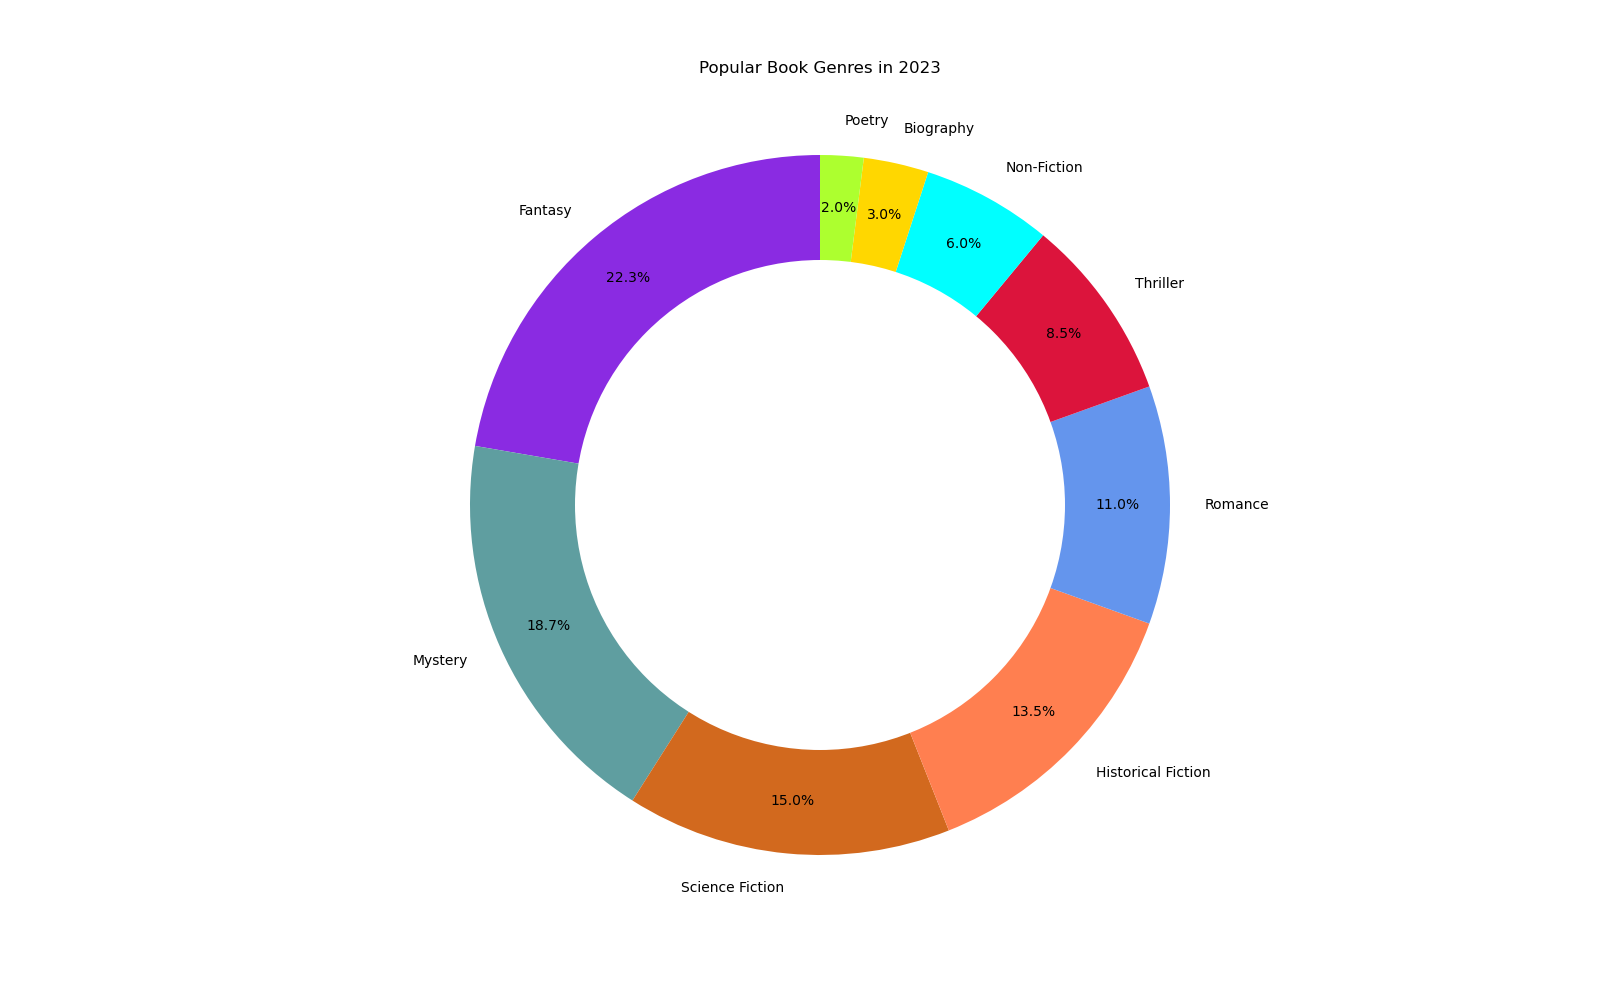

This chart was generated by the following Python code:

import matplotlib.pyplot as plt

# Data for the pie chart
genres = ['Fantasy', 'Mystery', 'Science Fiction', 'Historical Fiction', 'Romance', 'Thriller', 'Non-Fiction', 'Biography', 'Poetry']
popularity = [22.3, 18.7, 15.0, 13.5, 11.0, 8.5, 6.0, 3.0, 2.0]

# Colors for each section of the pie chart
colors = ['#8A2BE2', '#5F9EA0', '#D2691E', '#FF7F50', '#6495ED', '#DC143C', '#00FFFF', '#FFD700', '#ADFF2F']

# Create a pie chart
plt.figure(figsize=(16, 10))  # Modify the size of the chart
plt.pie(popularity, labels=genres, colors=colors, startangle=90, autopct='%1.1f%%', pctdistance=0.85)

# Draw a circle at the center to turn the pie chart into a donut chart
centre_circle = plt.Circle((0, 0), 0.70, fc='white')
fig = plt.gcf()
fig.gca().add_artist(centre_circle)

# Set the title of the chart
plt.title('Popular Book Genres in 2023', y=1.05)

# Equal aspect ratio ensures that pie is drawn as a circle
plt.axis('equal')

# Show the chart
plt.show()
